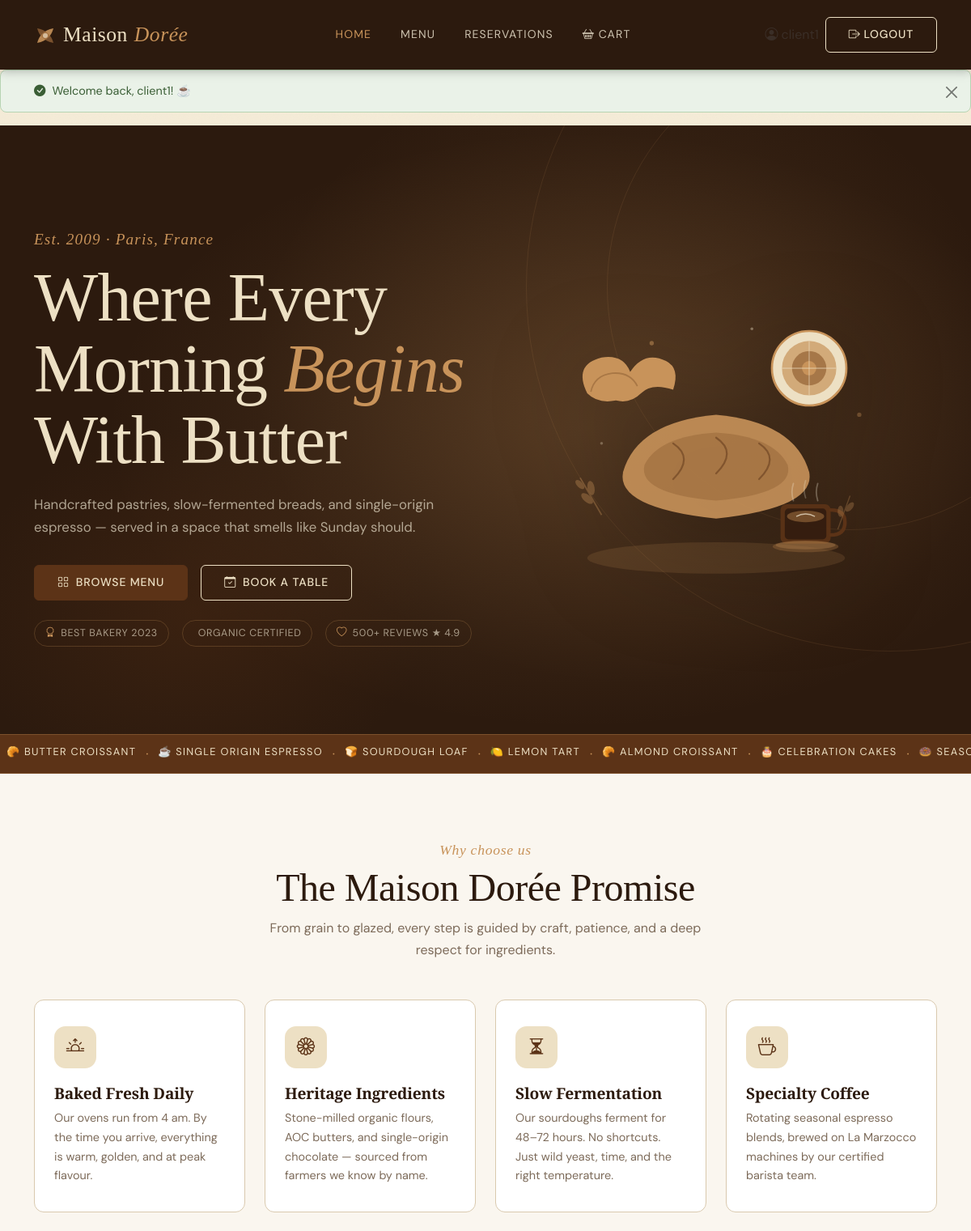
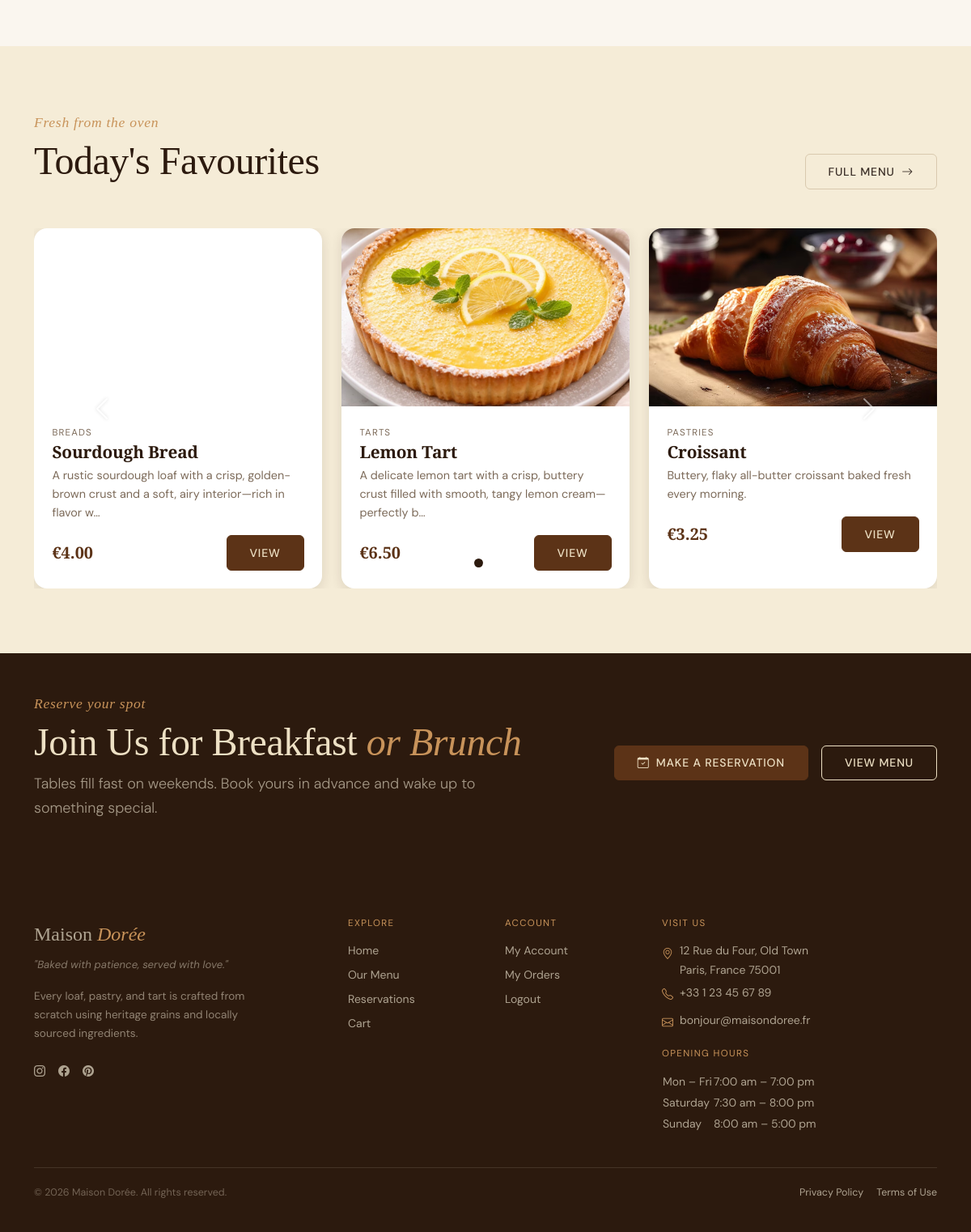
/index.php (signed in), run on the app's committed database (2 pictures, top to bottom).
### tables this page shows
CREATE TABLE `products` (
  `id` int(11) NOT NULL,
  `category_id` int(11) DEFAULT NULL,
  `name` varchar(100) NOT NULL,
  `description` text DEFAULT NULL,
  `price` decimal(10,2) NOT NULL,
  `image_url` varchar(255) DEFAULT NULL
);

CREATE TABLE `categories` (
  `id` int(11) NOT NULL,
  `name` varchar(50) NOT NULL
);

### db_connect.php (called while the page is built, shortened)
<?php
function db(): PDO {
    static $pdo = null;
    $dsn = sprintf('mysql:host=%s;port=%s;dbname=%s;charset=%s', DB_HOST, DB_PORT, DB_NAME, DB_CHARSET);
    $options = [
        PDO::ATTR_ERRMODE            => PDO::ERRMODE_EXCEPTION,
        PDO::ATTR_DEFAULT_FETCH_MODE => PDO::FETCH_ASSOC,
        PDO::ATTR_EMULATE_PREPARES   => false,
    ];
    try {
        $pdo = new PDO($dsn, DB_USER, DB_PASS, $options);
    } catch (PDOException $e) {
        error_log($e->getMessage());
        exit('Connection failed.');
    }
    return $pdo;
}
function db_fetch_all(string $sql, array $params = []): array {
    $stmt = db()->prepare($sql);
    $stmt->execute($params);
    return $stmt->fetchAll();
}
?>

### index.php (the view, shortened to what this page needs)
<?php
require_once __DIR__ . '/db_connect.php';
$homeProducts = db_fetch_all(
    'SELECT p.id, p.name, p.description, p.price, p.image_url, c.name AS category_name
     FROM products p
     JOIN categories c ON c.id = p.category_id
     ORDER BY p.id DESC
     LIMIT 4'
);
require_once __DIR__ . '/header.php';
?>
<section class="hero" aria-label="Welcome to Maison Dorée">
    <div class="hero__bg" aria-hidden="true"></div>
    <div class="hero__ring hero__ring--1" aria-hidden="true"></div>
    <div class="hero__ring hero__ring--2" aria-hidden="true"></div>
    <div class="container position-relative z-1">
        <div class="row align-items-center min-vh-hero">
            <div class="col-12 col-lg-6 hero__content">
                <span class="hero__eyebrow animate-fade-up" style="--delay:.1s">
                    Est. 2009 · Paris, France
                </span>
                <h1 class="hero__title animate-fade-up" style="--delay:.2s">
                    Where Every<br>
                    Morning <em>Begins</em><br>
                    With Butter
                </h1>
                <p class="hero__sub animate-fade-up" style="--delay:.35s">
                    Handcrafted pastries, slow-fermented breads, and single-origin
                    espresso — served in a space that smells like Sunday should.
                </p>
                <div class="hero__cta d-flex flex-wrap gap-3 animate-fade-up" style="--delay:.5s">
                    <a href="products.php" class="btn btn-primary btn-lg">
                        <i class="bi bi-grid me-2" aria-hidden="true"></i>Browse Menu
                    </a>
                    <a href="reservation.php" class="btn btn-outline-light btn-lg">
                        <i class="bi bi-calendar-check me-2" aria-hidden="true"></i>Book a Table
                    </a>
                </div>
                <div class="hero__badges d-flex flex-wrap gap-3 mt-4 animate-fade-up" style="--delay:.65s"
                     aria-label="Awards and certifications">
                    <span class="hero__badge">
                        <i class="bi bi-award" aria-hidden="true"></i> Best Bakery 2023
                    </span>
                    <span class="hero__badge">
                        <i class="bi bi-leaf" aria-hidden="true"></i> Organic Certified
                    </span>
                    <span class="hero__badge">
                        <i class="bi bi-heart" aria-hidden="true"></i> 500+ Reviews ★ 4.9
                    </span>
                </div>
            </div>
            <div class="col-12 col-lg-6 d-none d-lg-flex justify-content-center align-items-center">
                <div class="hero__illustration animate-fade-in" style="--delay:.3s" aria-hidden="true">
                </div>
            </div>
        </div>
    </div>
</section>
<div class="marquee-strip" aria-hidden="true">
    <div class="marquee-track">
        <?php
        $items = [
            '🥐 Butter Croissant',
            '☕ Single Origin Espresso',
            '🍞 Sourdough Loaf',
            '🍋 Lemon Tart',
            '🥐 Almond Croissant',
            '🎂 Celebration Cakes',
            '🍩 Seasonal Specials',
            '☕ Cold Brew',
        ];
        $all = array_merge($items, $items, $items);
        foreach ($all as $item): ?>
            <span class="marquee-item"><?= htmlspecialchars($item) ?></span>
            <span class="marquee-sep" aria-hidden="true">·</span>
        <?php endforeach; ?>
    </div>
</div>
<section class="section section-milk" aria-labelledby="features-heading">
    <div class="container">
        <div class="text-center mb-5">
            <span class="label-script">Why choose us</span>
            <h2 class="section-title" id="features-heading">The Maison Dorée Promise</h2>
            <p class="section-subtitle mx-auto">
                From grain to glazed, every step is guided by craft, patience, and a deep
                respect for ingredients.
            </p>
        </div>
        <div class="row g-4">
            <?php
            $features = [
                [
                    'icon'  => 'bi-sunrise',
                    'title' => 'Baked Fresh Daily',
                    'body'  => 'Our ovens run from 4 am. By the time you arrive, everything is warm, golden, and at peak flavour.',
                ],
                [
                    'icon'  => 'bi-flower1',
                    'title' => 'Heritage Ingredients',
                    'body'  => 'Stone-milled organic flours, AOC butters, and single-origin chocolate — sourced from farmers we know by name.',
                ],
                [
                    'icon'  => 'bi-hourglass-split',
                    'title' => 'Slow Fermentation',
                    'body'  => 'Our sourdoughs ferment for 48–72 hours. No shortcuts. Just wild yeast, time, and the right temperature.',
                ],
                [
                    'icon'  => 'bi-cup-hot',
                    'title' => 'Specialty Coffee',
                    'body'  => 'Rotating seasonal espresso blends, brewed on La Marzocco machines by our certified barista team.',
                ],
            ];
            foreach ($features as $f): ?>
                <div class="col-12 col-sm-6 col-lg-3">
                    <div class="feature-card">
                        <div class="feature-card__icon" aria-hidden="true">
                            <i class="bi <?= $f['icon'] ?>"></i>
                        </div>
                        <h3 class="feature-card__title"><?= htmlspecialchars($f['title']) ?></h3>
                        <p class="feature-card__body"><?= htmlspecialchars($f['body']) ?></p>
                    </div>
                </div>
            <?php endforeach; ?>
        </div>
    </div>
</section>
<section class="section section-cream" aria-labelledby="teaser-heading">
    <div class="container">
        <div class="row align-items-end mb-5">
            <div class="col">
                <span class="label-script">Fresh from the oven</span>
                <h2 class="section-title" id="teaser-heading">Today's Favourites</h2>
            </div>
            <div class="col-auto">
                <a href="products.php" class="btn btn-ghost">
                    Full Menu <i class="bi bi-arrow-right ms-1" aria-hidden="true"></i>
                </a>
            </div>
        </div>
        <?php
            $itemsPerSlide = 3;
            $slides = array_chunk($homeProducts, $itemsPerSlide);
        ?>
        <div id="homeProductCarousel" class="carousel slide" data-bs-ride="carousel" data-bs-interval="6000">
            <div class="carousel-indicators">
                <?php foreach ($slides as $slideIndex => $slide): ?>
                    <button
                        type="button"
                        data-bs-target="#homeProductCarousel"
                        data-bs-slide-to="<?= $slideIndex ?>"
                        class="<?= $slideIndex === 0 ? 'active' : '' ?>"
                        aria-current="<?= $slideIndex === 0 ? 'true' : 'false' ?>"
                        aria-label="Slide <?= $slideIndex + 1 ?>">
                    </button>
                <?php endforeach; ?>
            </div>
            <div class="carousel-inner">
                <?php foreach ($slides as $slideIndex => $slide): ?>
                    <div class="carousel-item <?= $slideIndex === 0 ? 'active' : '' ?>">
                        <div class="row g-4 carousel-row">
                            <?php foreach ($slide as $item):
                                $price = number_format((float) ($item['price'] ?? 0), 2);
                                $thumbStyle = !empty($item['image_url'])
                                    ? 'background-image:url(images/' . htmlspecialchars($item['image_url'], ENT_QUOTES) . ');'
                                    : 'background-color:#C8935A;';
                                $itemLink = !empty($item['id'])
                                    ? 'product_details.php?id=' . (int) $item['id']
                                    : 'products.php';
                            ?>
                                <div class="col-12 col-md-6 col-lg-4">
                                    <article class="card product-teaser-card carousel-card" aria-label="<?= htmlspecialchars($item['name']) ?>">
                                        <div class="product-teaser-card__thumb" style="<?= $thumbStyle ?>" aria-hidden="true">
                                        </div>
                                        <div class="card-body">
                                            <p class="product-teaser-card__cat"><?= htmlspecialchars($item['category_name'] ?? '') ?></p>
                                            <h3 class="card-title"><?= htmlspecialchars($item['name']) ?></h3>
                                            <p class="card-text mb-3"><?= htmlspecialchars(mb_strimwidth($item['description'] ?? '', 0, 100, '…')) ?></p>
                                            <div class="d-flex justify-content-between align-items-center">
                                                <span class="card-price">€<?= $price ?></span>
                                                <a href="<?= htmlspecialchars($itemLink, ENT_QUOTES) ?>" class="btn btn-primary btn-sm">
                                                    View
                                                </a>
                                            </div>
                                        </div>
                                    </article>
                                </div>
                            <?php endforeach; ?>
                        </div>
                    </div>
                <?php endforeach; ?>
            </div>
            <?php if (count($slides) > 1): ?>
                <button class="carousel-control-prev" type="button" data-bs-target="#homeProductCarousel" data-bs-slide="prev">
                    <span class="carousel-control-prev-icon" aria-hidden="true"></span>
                </button>
                <button class="carousel-control-next" type="button" data-bs-target="#homeProductCarousel" data-bs-slide="next">
                    <span class="carousel-control-next-icon" aria-hidden="true"></span>
                </button>
            <?php endif; ?>
        </div>
    </div>
</section>
<section class="section-espresso py-5" aria-labelledby="cta-heading">
    <div class="container">
        <div class="row align-items-center g-4">
            <div class="col-12 col-lg-7">
                <span class="label-script" style="color:var(--cafe-caramel)">Reserve your spot</span>
                <h2 class="section-title text-parchment" id="cta-heading" style="color:var(--cafe-parchment);">
                    Join Us for Breakfast <em style="color:var(--cafe-caramel); font-style:italic;">or Brunch</em>
                </h2>
                <p class="lead" style="color:rgba(245,236,215,.6); max-width:52ch;">
                    Tables fill fast on weekends. Book yours in advance and wake up to something special.
                </p>
            </div>
            <div class="col-12 col-lg-5 d-flex gap-3 justify-content-lg-end flex-wrap">
                <a href="reservation.php" class="btn btn-primary btn-lg">
                    <i class="bi bi-calendar-check me-2" aria-hidden="true"></i>Make a Reservation
                </a>
                <a href="products.php" class="btn btn-outline-light btn-lg">
                    View Menu
                </a>
            </div>
        </div>
    </div>
</section>
<?php require_once __DIR__ . '/footer.php'; ?>

### index.php (style rules this page uses)
.hero { background-color: var(--cafe-espresso); padding: 6rem 0 5rem; overflow: hidden; position: relative; }
.min-vh-hero { min-height: 72vh; }
.hero__bg { position: absolute; inset: 0; background: radial-gradient(ellipse 60% 80% at 65% 40%, rgba(200,147,90,.15) 0%, transparent 65%), radial-gradient(ellipse 40% 50% at 20% 80%, rgba(92,51,23,.3) 0%, transparent 60%); pointer-events: none; }
.hero__ring { position: absolute; border-radius: 50%; border: 1px solid rgba(200,147,90,.12); pointer-events: none; }
.hero__ring--1 { width:600px; height:600px; top:-100px; right:-150px; }
.hero__ring--2 { width:900px; height:900px; top:-250px; right:-350px; }
.animate-fade-up { opacity: 0; transform: translateY(22px); animation: fadeUp .7s ease forwards; animation-delay: var(--delay, 0s); }
.animate-fade-in { opacity: 0; animation: fadeIn .9s ease forwards; animation-delay: var(--delay, 0s); }
.hero__illustration { filter: drop-shadow(0 20px 60px rgba(0,0,0,.35)); }
.hero__badge { display: inline-flex; align-items: center; gap: .4rem; font-size: .78rem; letter-spacing: .05em; text-transform: uppercase; color: rgba(245,236,215,.6); border: 1px solid rgba(200,147,90,.25); padding: .3rem .8rem; border-radius: 2rem; }
.hero__badge i { color: var(--cafe-caramel); }
.marquee-strip { background-color: var(--cafe-coffee); overflow: hidden; padding: .6rem 0; border-top: 1px solid rgba(200,147,90,.3); border-bottom: 1px solid rgba(200,147,90,.3); }
.marquee-track { display: flex; white-space: nowrap; animation: marquee 35s linear infinite; }
.marquee-item { font-size: .8rem; letter-spacing: .1em; text-transform: uppercase; color: var(--cafe-parchment); padding: 0 .5rem; }
.marquee-sep { color: var(--cafe-caramel); padding: 0 .25rem; }
.feature-card { padding: 2rem 1.5rem; border-radius: var(--bs-border-radius-lg); background: var(--cafe-white); border: 1px solid var(--cafe-border); height: 100%; transition: box-shadow var(--transition-base), transform var(--transition-base); }
.feature-card__icon { width: 52px; height: 52px; display: flex; align-items: center; justify-content: center; border-radius: 14px; background: var(--cafe-parchment); color: var(--cafe-coffee); font-size: 1.4rem; margin-bottom: 1.25rem; transition: background var(--transition-base), color var(--transition-base); }
.feature-card__title { font-family: var(--font-display); font-size: 1.2rem; font-weight: 600; color: var(--cafe-espresso); margin-bottom: .5rem; }
.feature-card__body { font-size: .9rem; color: var(--cafe-muted); line-height:1.65; margin:0; }
.product-teaser-card__thumb { height: 220px; display: flex; align-items: center; justify-content: center; position: relative; overflow: hidden; background-size: cover; background-position: center; }
.product-teaser-card__cat { font-size: .72rem; letter-spacing: .1em; text-transform: uppercase; color: var(--cafe-muted); margin-bottom: .2rem; }
.carousel-card { border: none; border-radius: 1rem; overflow: hidden; box-shadow: var(--shadow-md); height: 100%; transition: box-shadow var(--transition-base), transform var(--transition-base); }
.carousel-row { align-items: stretch; }
.carousel .carousel-control-prev, .carousel .carousel-control-next { filter: drop-shadow(0 0 2px rgba(0,0,0,.3)); }
.carousel-indicators [data-bs-target] { width: 11px; height: 11px; border-radius: 50%; background-color: rgba(255,255,255,.7); }
.carousel-indicators .active { background-color: var(--cafe-espresso); }

### data on the page
products: category.name "BREADS", name "Sourdough Bread", description "A rustic sourdough loaf with a crisp, golden-brown crust and a soft, airy interior—rich in flavor w…", price "4.00"
products: image_url (picture), category.name "TARTS", name "Lemon Tart", description "A delicate lemon tart with a crisp, buttery crust filled with smooth, tangy lemon cream—perfectly b…", price "6.50"
products: image_url (picture), category.name "PASTRIES", name "Croissant", description "Buttery, flaky all-butter croissant baked fresh every morning.", price "3.25"

### other printed values
$_SESSION['username'] "client1"
$flash['message'] "Welcome back, client1! ☕"
$item "🥐 BUTTER CROISSANT"
$item "☕ SINGLE ORIGIN ESPRESSO"
$item "🍞 SOURDOUGH LOAF"
$item "🍋 LEMON TART"
$item "🥐 ALMOND CROISSANT"
$item "🎂 CELEBRATION CAKES"
$item "🍩…"
$f['title'] "Baked Fresh Daily"
$f['body'] "Our ovens run from 4 am. By the time you arrive, everything is warm, golden, and at peak flavour."
$f['title'] "Heritage Ingredients"
$f['body'] "Stone-milled organic flours, AOC butters, and single-origin chocolate — sourced from farmers we know by name."
$f['title'] "Slow Fermentation"
$f['body'] "Our sourdoughs ferment for 48–72 hours. No shortcuts. Just wild yeast, time, and the right temperature."
